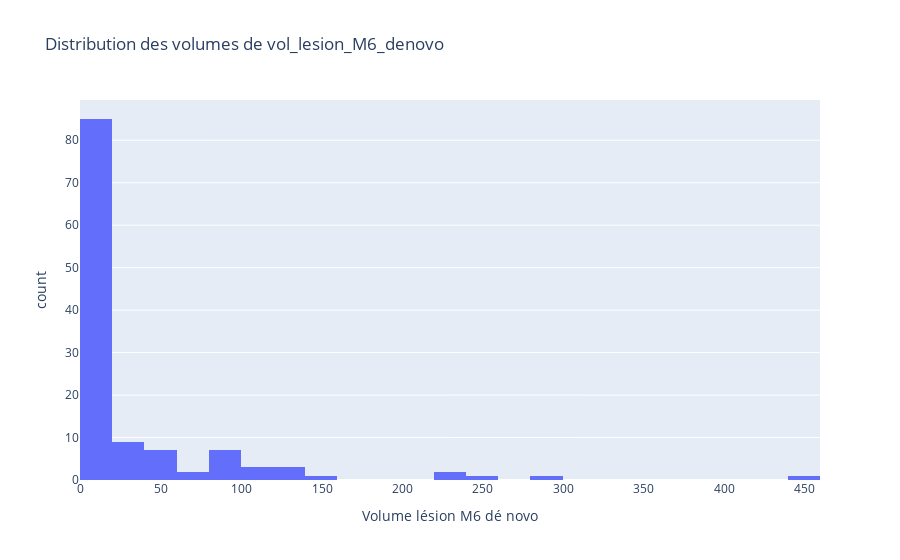

The notebook cell this image was saved under:
### Code cell
patients_with_denovo = df_M3M6 # df_M3M6_filtered[df_M3M6_filtered['vol_lesion_M6_denovo'] > 0]
count_patients = len(patients_with_denovo)
mean_vol_denovo = patients_with_denovo['vol_lesion_M6_denovo'].mean()
print(f"Nombre de patients avec vol_lesion_M6_denovo > 0 : {count_patients}")
print(f"Moyenne de vol_lesion_M6_denovo chez ces patients : {mean_vol_denovo *(3.3*0.4878*0.4878)} mm3")

import plotly.express as px

fig = px.histogram(
    patients_with_denovo,
    x="vol_lesion_M6_denovo",
    nbins=30,
    title="Distribution des volumes de vol_lesion_M6_denovo",
    labels={"vol_lesion_M6_denovo": "Volume lésion M6 dé novo"}
)
fig.show()

### Figure 1 — Plotly figure (JSON) as saved in the notebook; plotly's stock layout.template omitted (floating-point values rounded to 4 significant figures)
{"data": [{"alignmentgroup": "True", "bingroup": "x", "hovertemplate": "Volume lésion M6 dé novo=%{x}<br>count=%{y}<extra></extra>", "legendgroup": "", "marker": {"color": "#636efa"}, "name": "", "nbinsx": 30, "offsetgroup": "", "orientation": "v", "showlegend": false, "type": "histogram", "x": [0, 0, 9, 3, 29, 3, 135, 137, 0, 112, 101, 87, 283, 40, 0, 101, 0, 0, 2, 0, 0, 96, 6, 40, 0, 0, 0, 0, 0, 0, 0, 444, 2, 0, 0, 0, 78, 0, 1, 94, 94, 94, 124, 0, 0, 0, 44, 21, 0, 144, 0, 0, 0, 2, 28, 0, 0, 0, 0, 0, 0, 23, 0, 43, 0, 3, 0, 0, 0, 0, 0, 0, 0, 30, 0, 17, 31, 0, 0, 0, 0, 0, 0, 238, 41, 0, 56, 0, 0, 0, 20, 255, 0, 0, 0, 0, 0, 0, 89, 29, 80, 0, 22, 62, 0, 1, 0, 0, 0, 0, 237, 0, 9, 0, 0, 0, 0, 15, 17, 0, 12, 49], "xaxis": "x", "yaxis": "y"}], "layout": {"barmode": "relative", "legend": {"tracegroupgap": 0}, "title": {"text": "Distribution des volumes de vol_lesion_M6_denovo"}, "xaxis": {"anchor": "y", "domain": [0, 1], "title": {"text": "Volume lésion M6 dé novo"}}, "yaxis": {"anchor": "x", "domain": [0, 1], "title": {"text": "count"}}}}
